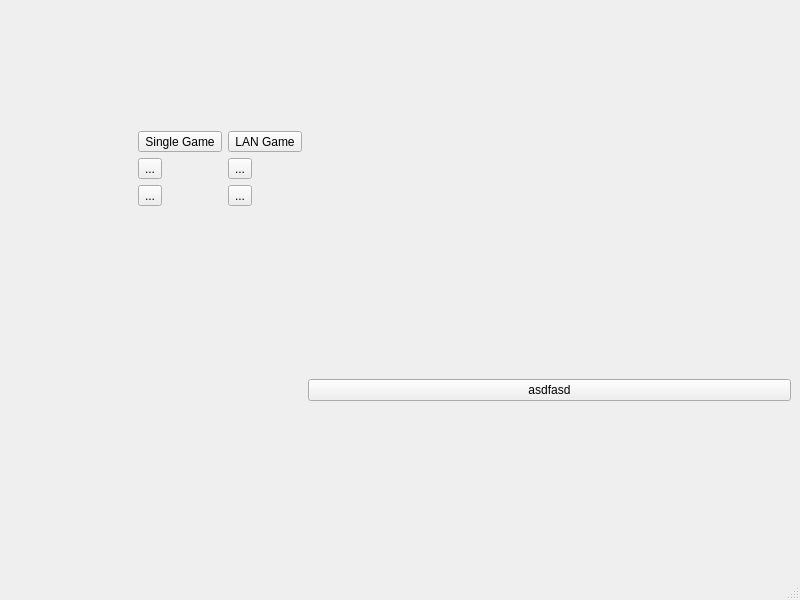
<?xml version="1.0" encoding="UTF-8"?>
<ui version="4.0">
 <class>modeChoose</class>
 <widget class="QMainWindow" name="modeChoose">
  <property name="geometry">
   <rect>
    <x>0</x>
    <y>0</y>
    <width>800</width>
    <height>600</height>
   </rect>
  </property>
  <property name="windowTitle">
   <string>MainWindow</string>
  </property>
  <widget class="QWidget" name="centralwidget">
   <layout class="QGridLayout" name="gridLayout">
    <item row="1" column="1" rowspan="2" colspan="2">
     <layout class="QHBoxLayout" name="horizontalLayout">
      <item>
       <layout class="QVBoxLayout" name="verticalLayout">
        <item>
         <widget class="QToolButton" name="toolButton">
          <property name="text">
           <string>Single Game</string>
          </property>
         </widget>
        </item>
        <item>
         <widget class="QToolButton" name="toolButton_2">
          <property name="text">
           <string>...</string>
          </property>
         </widget>
        </item>
        <item>
         <widget class="QToolButton" name="toolButton_3">
          <property name="text">
           <string>...</string>
          </property>
         </widget>
        </item>
       </layout>
      </item>
      <item>
       <layout class="QVBoxLayout" name="verticalLayout_2">
        <item>
         <widget class="QToolButton" name="toolButton_4">
          <property name="text">
           <string>LAN Game</string>
          </property>
         </widget>
        </item>
        <item>
         <widget class="QToolButton" name="toolButton_5">
          <property name="text">
           <string>...</string>
          </property>
         </widget>
        </item>
        <item>
         <widget class="QToolButton" name="toolButton_6">
          <property name="text">
           <string>...</string>
          </property>
         </widget>
        </item>
       </layout>
      </item>
     </layout>
    </item>
    <item row="3" column="2">
     <spacer name="verticalSpacer_2">
      <property name="orientation">
       <enum>Qt::Vertical</enum>
      </property>
      <property name="sizeHint" stdset="0">
       <size>
        <width>20</width>
        <height>462</height>
       </size>
      </property>
     </spacer>
    </item>
    <item row="2" column="4">
     <spacer name="horizontalSpacer_2">
      <property name="orientation">
       <enum>Qt::Horizontal</enum>
      </property>
      <property name="sizeHint" stdset="0">
       <size>
        <width>687</width>
        <height>20</height>
       </size>
      </property>
     </spacer>
    </item>
    <item row="0" column="1">
     <spacer name="verticalSpacer">
      <property name="orientation">
       <enum>Qt::Vertical</enum>
      </property>
      <property name="sizeHint" stdset="0">
       <size>
        <width>20</width>
        <height>227</height>
       </size>
      </property>
     </spacer>
    </item>
    <item row="1" column="0">
     <spacer name="horizontalSpacer">
      <property name="orientation">
       <enum>Qt::Horizontal</enum>
      </property>
      <property name="sizeHint" stdset="0">
       <size>
        <width>339</width>
        <height>20</height>
       </size>
      </property>
     </spacer>
    </item>
    <item row="3" column="3" colspan="2">
     <widget class="QPushButton" name="pushButton">
      <property name="text">
       <string>asdfasd</string>
      </property>
     </widget>
    </item>
   </layout>
  </widget>
  <widget class="QMenuBar" name="menubar">
   <property name="geometry">
    <rect>
     <x>0</x>
     <y>0</y>
     <width>800</width>
     <height>19</height>
    </rect>
   </property>
  </widget>
  <widget class="QStatusBar" name="statusbar"/>
 </widget>
 <resources/>
 <connections/>
</ui>
